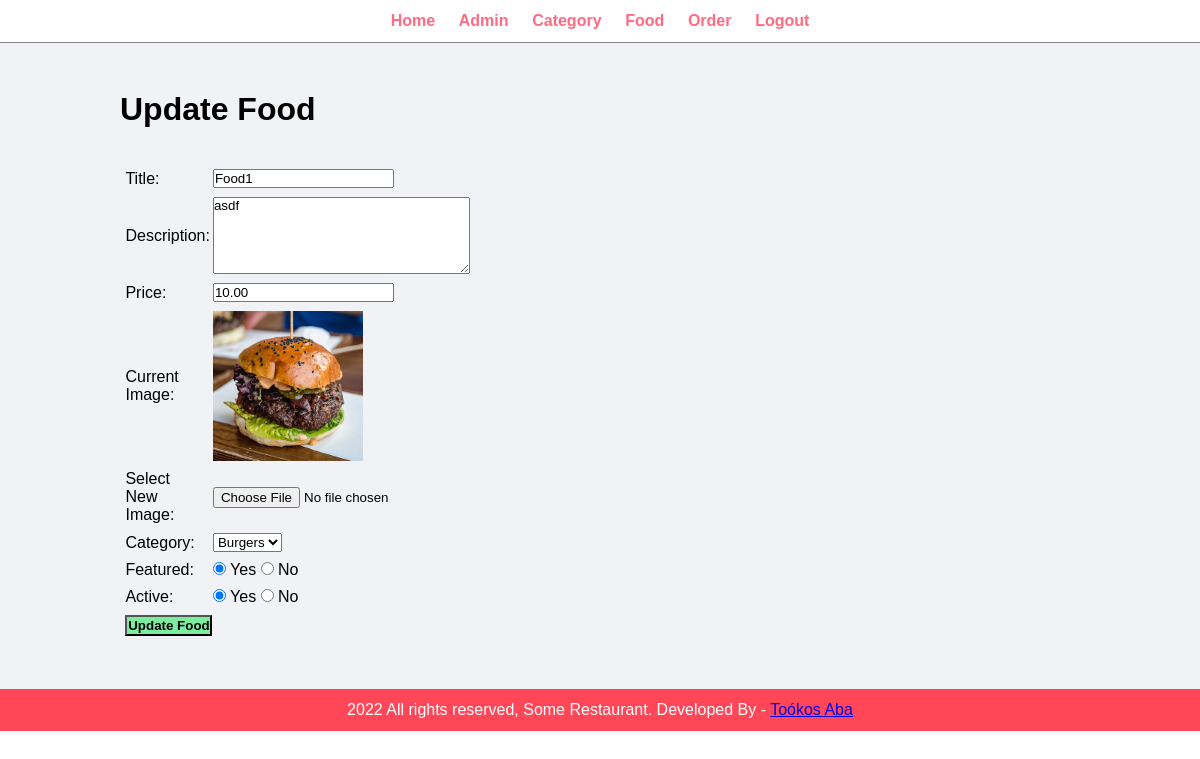
The app's page /admin/update-food.php?id=11 (signed in) with its own data.
### tables this page shows
CREATE TABLE `tbl_food` (
  `id` int(10) UNSIGNED NOT NULL,
  `title` varchar(100) NOT NULL,
  `description` text NOT NULL,
  `price` decimal(10,2) NOT NULL,
  `image_name` varchar(255) NOT NULL,
  `category_id` int(10) UNSIGNED NOT NULL,
  `featured` varchar(10) NOT NULL,
  `active` varchar(10) NOT NULL
);

CREATE TABLE `tbl_category` (
  `id` int(10) UNSIGNED NOT NULL,
  `title` varchar(100) NOT NULL,
  `image_name` varchar(255) NOT NULL,
  `featured` varchar(10) NOT NULL,
  `active` varchar(10) NOT NULL
);

### admin/update-food.php (the view, shortened to what this page needs)
<?php include('partials/menu.php'); ?>
<?php
    if(isset($_GET['id']))
    {
        $id = $_GET['id'];
        $sql2 = "SELECT * FROM tbl_food WHERE id=$id";
        $res2 = mysqli_query($conn, $sql2);
        $row2 = mysqli_fetch_assoc($res2);
        $title = $row2['title'];
        $description = $row2['description'];
        $price = $row2['price'];
        $current_image = $row2['image_name'];
        $current_category = $row2['category_id'];
        $featured = $row2['featured'];
        $active = $row2['active'];
    }
    else
    {
        header('location:'.SITEURL.'admin/manage-food.php');
    }
?>
<div class="main-content">
    <div class="wrapper">
        <h1>Update Food</h1>
        <br><br>
        <form action="" method="POST" enctype="multipart/form-data">
        <table class="tbl-30">
            <tr>
                <td>Title: </td>
                <td>
                    <input type="text" name="title" value="<?php echo $title; ?>">
                </td>
            </tr>
            <tr>
                <td>Description: </td>
                <td>
                    <textarea name="description" cols="30" rows="5"><?php echo $description; ?></textarea>
                </td>
            </tr>
            <tr>
                <td>Price: </td>
                <td>
                    <input type="number" name="price" value="<?php echo $price; ?>">
                </td>
            </tr>
            <tr>
                <td>Current Image: </td>
                <td>
                    <?php
                        if($current_image == "")
                        {
                            echo "<div class='error'>Image not Available.</div>";
                        }
                        else
                        {
                            ?>
                            <img src="<?php echo SITEURL; ?>images/food/<?php echo $current_image; ?>" width="150px">
                            <?php
                        }
                    ?>
                </td>
            </tr>
            <tr>
                <td>Select New Image: </td>
                <td>
                    <input type="file" name="image">
                </td>
            </tr>
            <tr>
                <td>Category: </td>
                <td>
                    <select name="category">
                        <?php
                            $sql = "SELECT * FROM tbl_category WHERE active='Yes'";
                            $res = mysqli_query($conn, $sql);
                            $count = mysqli_num_rows($res);
                            if($count>0)
                            {
                                while($row=mysqli_fetch_assoc($res))
                                {
                                    $category_title = $row['title'];
                                    $category_id = $row['id'];
                                    ?>
                                    <option <?php if($current_category==$category_id){echo "selected";} ?> value="<?php echo $category_id; ?>"><?php echo $category_title; ?></option>
                                    <?php
                                }
                            }
                            else
                            {
                                echo "<option value='0'>Category Not Available.</option>";
                            }
                        ?>
                    </select>
                </td>
            </tr>
            <tr>
                <td>Featured: </td>
                <td>
                    <input <?php if($featured=="Yes") {echo "checked";} ?> type="radio" name="featured" value="Yes"> Yes
                    <input <?php if($featured=="No") {echo "checked";} ?> type="radio" name="featured" value="No"> No
                </td>
            </tr>
            <tr>
                <td>Active: </td>
                <td>
                    <input <?php if($active=="Yes") {echo "checked";} ?> type="radio" name="active" value="Yes"> Yes
                    <input <?php if($active=="No") {echo "checked";} ?> type="radio" name="active" value="No"> No
                </td>
            </tr>
            <tr>
                <td>
                    <input type="submit" name="submit" value="Update Food" class="btn-secondary">
                </td>
            </tr>
        </table>
        </form>
    </div>
</div>
<?php include('partials/footer.php'); ?>

### css/admin.css (style rules this page uses)
* { margin: 0; padding: 0; font-family: Arial, Helvetica, sans-serif; }
.wrapper { padding: 1%; width: 80%; margin: 0 auto; }
.tbl-30 { width: 30%; }
table tr td { padding: 1%; }
.btn-secondary { background-color: #7bed9f; padding: 1%; color: black; text-decoration: none; font-weight: bold; }
.main-content { background-color: #f1f2f6; padding: 3% 0; }

### records on screen
tbl_food: title "Food1", description "asdf", price "10.00", image_name (picture), category "Burgers", featured "☑", active "☑"
